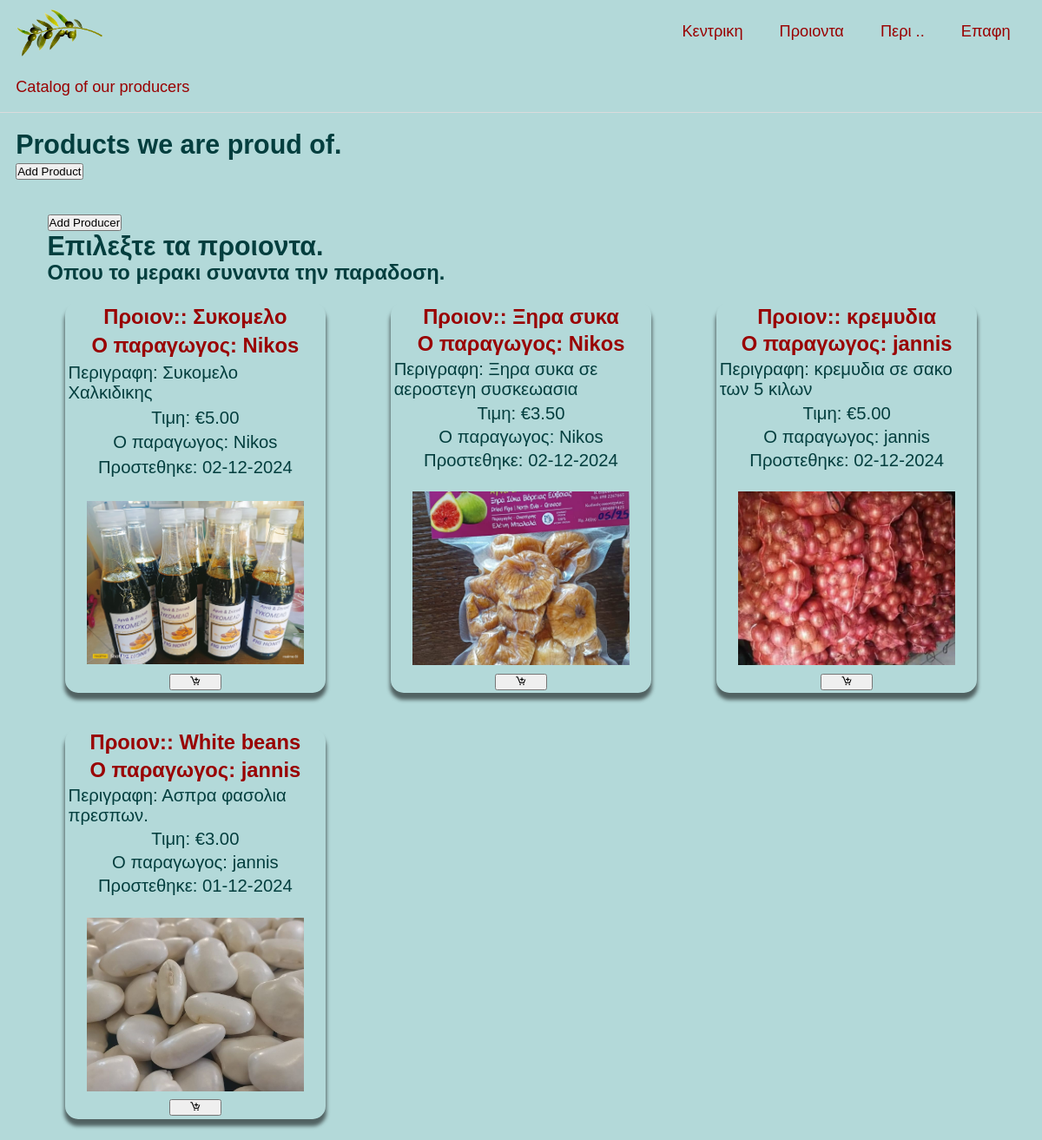
Screenshot of /products/ with the database file from the repository.
### products/models.py (models this page shows, shortened)
class Product(models.Model):
    p_name = models.CharField(max_length=255)
    p_desc = models.TextField()
    price = models.DecimalField(max_digits=8, decimal_places=2, default=0.00)
    p_img = models.ImageField(upload_to='images/products/', default='/images/olive-oil.jpg')
    producer = models.ForeignKey(Producer, on_delete=models.CASCADE)
    published = models.DateTimeField(auto_now_add=True)
    class Meta:
        verbose_name_plural = "Products"
        ordering = ['-published']

class Producer(models.Model):
    name = models.CharField(max_length=200)
    region = models.CharField(max_length=200)
    contact = models.CharField(max_length=255)
    image = models.ImageField(upload_to='producers/', default='producers/farmer2.jpeg')
    registered = models.DateTimeField(auto_now_add=True)
    def __str__(self):
        return f"{self.name}"
    class Meta:
        verbose_name_plural = "Producers"
        ordering = ['-registered']

### products/views.py (the view)
# urls.py: path('', views.index, name='index'),
def index(request):
    title = 'Προιοντα'
    products = Product.objects.all()
    ctx = {
        'title': title,
        'products': products,
    }
    return render(request, 'products/index.html', ctx)

### products/templates/products/index.html
{% extends "portal/base.html" %}
{% load static %}
{% block content %}
<div class="main_head">
    <section class="producers">
        <a href="{% url "products:producers" %}">
            Catalog of our producers
        </a>
    </section>
</div>
<section class="products">
    <h2 class="section__title">Products we are proud of.</h2>
    <a href="{% url "products:add_product" %}">
        <button class="link_btn">
            Add Product
        </button>
    </a>
<div class="page__container">
    <a href="{% url "products:add_product" %}">
        <button>
            Add Producer
        </button>
    </a>
    <h2 class="section__title">Επιλεξτε τα προιοντα.</h2>
    <h3>Οπου το μερακι συναντα την παραδοση.</h3>
    <div class="cards">
        {% for product in products %}
            <div class="card">
                <h3 class="card_title">Προιον:: {{ product.p_name }}</h3>
                <h3 class="card_title">Ο παραγωγος: {{ product.producer }}</h3>
                <p class_"card_info">Περιγραφη: {{ product.p_desc }}</p>
                <p class_"card_info">Τιμη: €{{ product.price }}</p>
                <p class_"card_info">Ο παραγωγος: {{ product.producer }}</p>
                <p class_"card_info_date txt-blue-400">Προστεθηκε: {{ product.published|date:'d-m-Y' }}</p>
                <p class="item_image">
                    <img src=" {% get_media_prefix %}{{ product.p_img }}" alt="{{ product.name }}">
                </p>
                <button class="cart_btn">
                    <i class='bx bx-cart-add'></i>
                </button>
            </div>
        {% endfor %}
    </div>
</section>
{% endblock content %}

### portal/templates/portal/base.html (shortened to what this page needs)
{% load static %}
<!DOCTYPE html>
<html lang="en">
<head>
    <link rel="stylesheet" href="{% static 'css/custom.css' %}">
    <link href='https://unpkg.com/boxicons@2.1.4/css/boxicons.min.css' rel='stylesheet'>
</head>
<body>
    <div class="container">
        <div class="header">
           {% include "portal/navbar.html" %}
        </div>
        {% block content %}
        {% endblock content %}
    </div>

### portal/templates/portal/navbar.html (shortened to what this page needs)
{% load static %}
<nav class="navbar">
    <div class="logo">
        <img class="logo_img" src="{% static "/assets/graphics/olives-trsp.webp" %}"  alt="">
    </div>
    <div class="nav_items">
        <a href="{% url 'portal:index' %}">Κεντρικη</a>
        <a class="link_item" href="{% url "products:index" %}">Προιοντα</a>
        <a class="link_item" href="{% url "portal:about" %}">Περι ..</a>
        <a class="link_item" href="{% url "portal:contact" %}">Επαφη</a>
    </div>
</nav>

### static/css/custom.css (style rules this page uses)
:root { --sec-bg-pale: #CFECEC; --bg-light-teal: #B3D9D9; --sec-bg-teal-green: #00827F; --teal-blue: #007C80; --medium-teal:#045F5F; --sec-text-dark-teal: #045D5D; --text-deep-teal: #033E3E; --gunmetal: #2C3539; --btn-text-color: #F5F5F5; --olive: #808000; --crimson-red: #990000; --sandstone: #786D5F; }
* { box-sizing: border-box; padding: 0; margin: 0; scroll-behavior: smooth; text-decoration: none; }
html, body { color: var(--text-deep-teal); font-size: var(--main-fsize); font-family: 'Crimson Text', sans-serif; font-size: 1rem; font-size: clamp(1rem, 0.95rem + 0.25vw, 1.25rem); font-weight: 400; font-style: normal; background-color: var(--bg-light-teal); }
a { text-decoration: none; color:var(--crimson-red); font-size: 1rem; transition: all 0.5s; }
.logo_img { width: 100px; margin-left: 1rem; margin-top: 0.5rem; }
.navbar { display: flex; align-items: center; justify-content: space-between; }
.nav_items a { margin-right: 2em; }
section { padding: 1rem; }
section { border-bottom: 1px solid #DADBDD; }
.page__container { padding: 2rem; }
.cards { display: flex; align-items: center; justify-content: space-between; flex-wrap: wrap; }
.card { border-radius: 15px; width: 300px; height: 450px; display: flex; flex-direction: column; justify-content: space-between; align-items: center; margin: 1em; padding: 0.2rem; box-shadow: 0px 7px 4px 1px rgba(0,0,0,0.55); }
.card_title { color: #990000; }
.item_image { width: 250px; margin-top: 1em; }
.item_image img { object-fit: cover; max-height: 200px; width: 250px; }
.cart_btn { width: 60px; }

### rows the page displays
Product: p_name "Συκομελο", producer "Nikos", p_desc "Συκομελο Χαλκιδικης", price "5.00", published "02-12-2024", p_img (picture)
Product: p_name "Ξηρα συκα", producer "Nikos", p_desc "Ξηρα συκα σε αεροστεγη συσκεωασια", price "3.50", published "02-12-2024", p_img (picture)
Product: p_name "κρεμυδια", producer "jannis", p_desc "κρεμυδια σε σακο των 5 κιλων", price "5.00", published "02-12-2024", p_img (picture)
Product: p_name "White beans", producer "jannis", p_desc "Ασπρα φασολια πρεσπων.", price "3.00", published "01-12-2024", p_img (picture)
